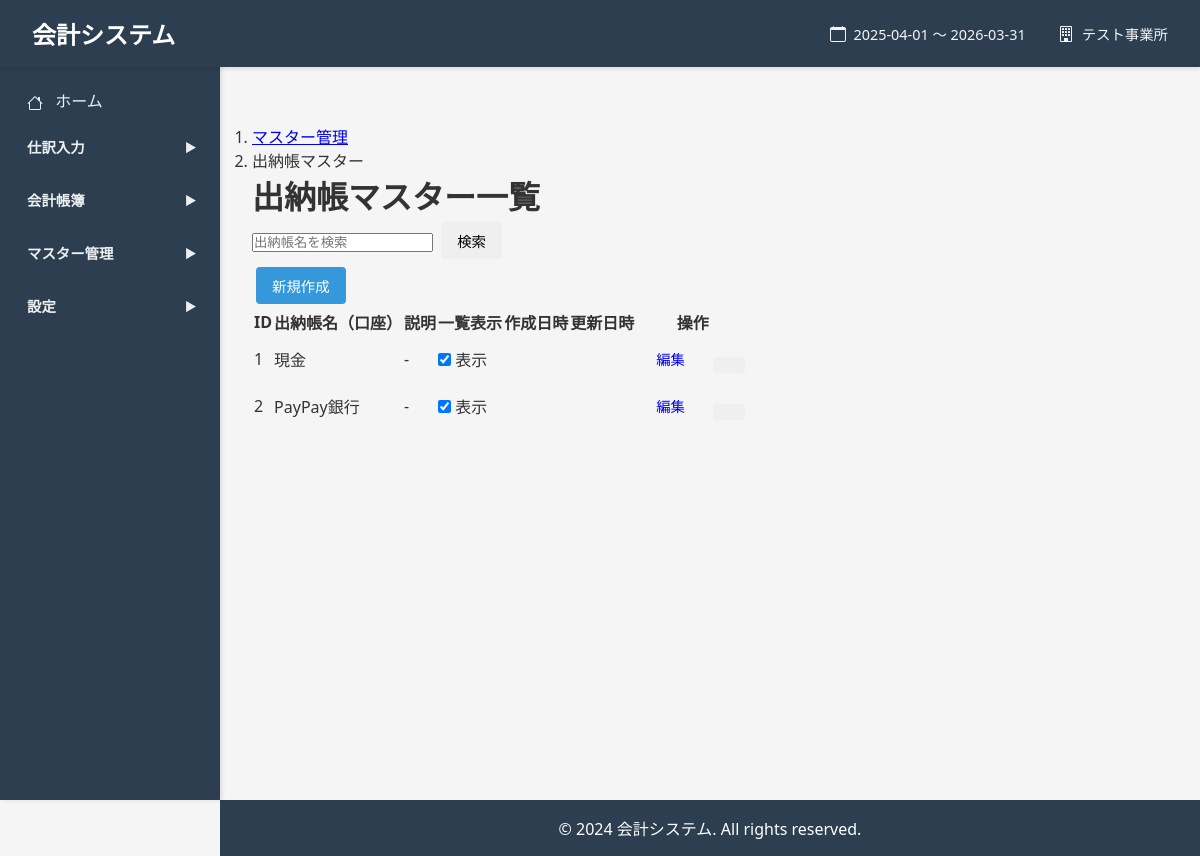
The app's page /cash-book-masters (signed in) with its own data.
### models.py (models this page shows, shortened)
class Base(declarative_base()):
    __abstract__ = True
    pass

class FiscalPeriod(Base):
    __tablename__ = 'fiscal_periods'
    id = Column(Integer, primary_key=True)
    organization_id = Column(Integer, ForeignKey('organizations.id'), nullable=False)
    name = Column(String(255), nullable=False)
    start_date = Column(String(10), nullable=False)
    end_date = Column(String(10), nullable=False)
    business_type = Column(String(20), nullable=False, default='corporate')
    status = Column(String(20), nullable=False, default='open')
    period_number = Column(Integer)
    notes = Column(Text)
    created_at = Column(String(19))  # YYYY-MM-DD HH:MM:SS形式
    updated_at = Column(String(19))

class Organization(Base):
    __tablename__ = 'organizations'
    id = Column(Integer, primary_key=True)
    name = Column(String(255), nullable=False)
    code = Column(String(50))
    business_type = Column(String(20), nullable=False, default='corporate')
    postal_code = Column(String(10))
    address = Column(String(500))
    phone = Column(String(20))
    fax = Column(String(20))
    email = Column(String(255))
    representative = Column(String(255))
    established_date = Column(String(10))
    notes = Column(Text)
    created_at = Column(String(19))  # YYYY-MM-DD HH:MM:SS形式
    updated_at = Column(String(19))

class Account(Base):
    __tablename__ = 'accounts'
    id = Column(Integer, primary_key=True)
    organization_id = Column(Integer, ForeignKey('organizations.id'), nullable=False)
    account_name = Column(String(255), nullable=False)
    account_type = Column(String(50), nullable=False)
    display_name = Column(String(255))
    bank_name = Column(String(255))
    branch_name = Column(String(255))
    account_number = Column(String(50))
    account_item_id = Column(Integer, ForeignKey('account_items.id'))
    memo = Column(Text)
    is_visible_in_list = Column(Boolean, default=True, nullable=False)

### app.py (the view)
@app.route('/cash-book-masters', methods=['GET'])
def cash_book_masters_list():
    db = SessionLocal()
    try:
        search_query = request.args.get('search', '', type=str)
        query = db.query(Account)
        if search_query:
            query = query.filter(
                Account.account_name.ilike(f'%{search_query}%')
            )
        accounts = query.order_by(Account.id).all()
        return render_template(
            'cash_book_masters/list.html',
            accounts=accounts,
            search_query=search_query
        )
    finally:
        db.close()

### app.py (called while the page is built)
def get_current_organization():
    if 'organization_id' not in session:
        return None
    db = SessionLocal()
    org = db.query(Organization).filter(Organization.id == session['organization_id']).first()
    db.close()
    return org

@app.context_processor
def inject_globals():
    current_org = get_current_organization()
    current_fiscal_period = None
    if current_org:
        db = SessionLocal()
        try:
            current_fiscal_period = db.query(FiscalPeriod).filter(
                FiscalPeriod.organization_id == current_org.id
            ).order_by(FiscalPeriod.start_date.desc()).first()
        finally:
            db.close()
    return dict(
        Account=Account,
        current_organization=current_org,
        current_fiscal_period=current_fiscal_period
    )

### templates/cash_book_masters/list.html (shortened to what this page needs)
{% extends "base.html" %}
{% block content %}
<div class="container mt-4">
    <nav aria-label="breadcrumb">
        <ol class="breadcrumb">
            <li class="breadcrumb-item"><a href="{{ url_for('masters_index') }}">マスター管理</a></li>
            <li class="breadcrumb-item active" aria-current="page">出納帳マスター</li>
        </ol>
    </nav>
    <h1 class="mb-4">出納帳マスター一覧</h1>
    <div class="row mb-3">
        <div class="col-md-6">
            <form method="GET" action="{{ url_for('cash_book_masters_list') }}" class="d-flex">
                <input type="search" name="search" class="form-control me-2" placeholder="出納帳名を検索" value="{{ search_query }}">
                <button class="btn btn-outline-success" type="submit">検索</button>
            </form>
        </div>
        <div class="col-md-6 text-end">
            <a href="{{ url_for('cash_book_master_create') }}" class="btn btn-primary">新規作成</a>
        </div>
    </div>
    {% if accounts %}
        <div class="table-responsive">
            <table class="table table-striped table-hover">
                <thead>
                    <tr>
                        <th>ID</th>
                        <th>出納帳名（口座）</th>
                        <th>説明</th>
                        <th>一覧表示</th>
                        <th>作成日時</th>
                        <th>更新日時</th>
                        <th>操作</th>
                    </tr>
                </thead>
                <tbody>
                    {% for account in accounts %}
                    <tr>
                        <td>{{ account.id }}</td>
                        <td>{{ account.account_name }}</td>
                        <td>{{ account.description or '-' }}</td>
                        <td>
                            <div class="form-check form-switch">
                                <input class="form-check-input" type="checkbox" id="visibility_{{ account.id }}"
                                       {% if account.is_visible_in_list %}checked{% endif %}
                                       onchange="toggleVisibility({{ account.id }}, this.checked)">
                                <label class="form-check-label" for="visibility_{{ account.id }}">
                                    {% if account.is_visible_in_list %}表示{% else %}非表示{% endif %}
                                </label>
                            </div>
                        </td>
                        <td>{{ account.created_at }}</td>
                        <td>{{ account.updated_at }}</td>
                        <td>
                            <a href="{{ url_for('account_edit', account_id=account.id) }}" class="btn btn-sm btn-outline-secondary me-2">編集</a>
                            <button type="button" class="btn btn-sm btn-outline-danger" onclick="confirmDelete({{ account.id }}, '{{ account.account_name }}')"削除</button>
                        </td>
                    </tr>
                    {% endfor %}
                </tbody>
            </table>
        </div>
    {% else %}
        <div class="alert alert-info" role="alert">
            出納帳マスター（口座）はまだ登録されていません。
        </div>
    {% endif %}
</div>
{% endblock %}

### templates/base.html (shortened to what this page needs)
<!DOCTYPE html>
<html lang="ja">
<head>
    <link href="https://cdn.jsdelivr.net/npm/tom-select@2.3.1/dist/css/tom-select.css" rel="stylesheet">
</head>
<body>
    <header>
        <h1>会計システム</h1>
        {% if current_organization and current_fiscal_period %}
        <div style="display: flex; align-items: center; gap: 2rem; margin-left: auto;">
            <div style="display: flex; align-items: center; gap: 0.5rem; font-size: 0.9rem; opacity: 0.95;">
                <span>{{ current_fiscal_period.start_date }} ～ {{ current_fiscal_period.end_date }}</span>
            </div>
            <div style="display: flex; align-items: center; gap: 0.5rem; font-size: 0.9rem; opacity: 0.95;">
                <span>{{ current_organization.name }}</span>
            </div>
        </div>
        {% endif %}
    </header>
    <nav class="sidebar">
        <a href="{{ url_for('home') }}">
            ホーム
        </a>
        <div class="menu-group">
            <div class="menu-category" data-target="journal-entry-menu">
                <span>仕訳入力</span>
                <span class="arrow">▶</span>
            </div>
        </div>
        <div class="menu-group">
            <div class="menu-category" data-target="accounting-books-menu">
                <span>会計帳簿</span>
                <span class="arrow">▶</span>
            </div>
        </div>
        <div class="menu-group">
            <div class="menu-category" data-target="master-menu">
                <span>マスター管理</span>
                <span class="arrow">▶</span>
            </div>
        </div>
        <div class="menu-group">
            <div class="menu-category" data-target="settings-menu">
                <span>設定</span>
                <span class="arrow">▶</span>
            </div>
        </div>
    </nav>
    <div class="main-content">
        <div class="container">
            {% block content %}{% endblock %}
        </div>
    </div>
    <footer>
        <p>&copy; 2024 会計システム. All rights reserved.</p>
    </footer>
</body>
</html>

### records on screen
FiscalPeriod: start_date "2025-04-01", end_date "2026-03-31"
Organization: name "テスト事業所"
Account: id "1", account_name "現金", description "-", is_visible_in_list "☑", shows "表示"
Account: id "2", account_name "PayPay銀行", description "-", is_visible_in_list "☑", shows "表示"
